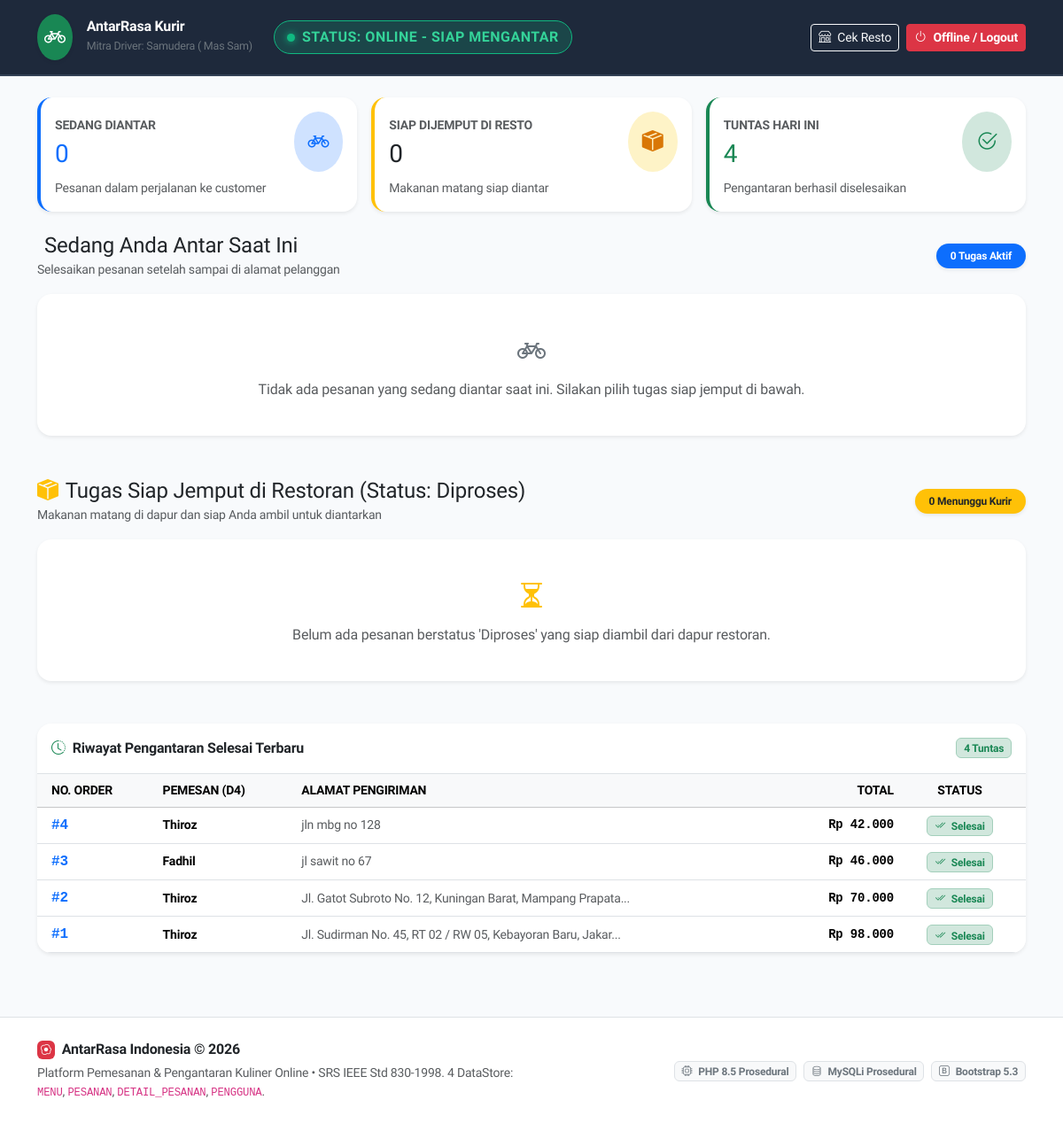
The app's page /driver.php (signed in) with its own data.
### tables this page shows
CREATE TABLE `pesanan` (
  `id_pesanan` int(11) NOT NULL AUTO_INCREMENT,
  `id_pengguna` int(11) DEFAULT NULL,
  `tanggal_pesanan` datetime NOT NULL DEFAULT current_timestamp(),
  `alamat_pengiriman` text NOT NULL,
  `total_harga` decimal(12,2) NOT NULL,
  `status_pesanan` varchar(30) NOT NULL DEFAULT 'Menunggu',
  PRIMARY KEY (`id_pesanan`),
  KEY `fk_pesanan_pengguna` (`id_pengguna`),
  CONSTRAINT `fk_pesanan_pengguna` FOREIGN KEY (`id_pengguna`) REFERENCES `pengguna` (`id_pengguna`) ON DELETE SET NULL ON UPDATE CASCADE
);

CREATE TABLE `pengguna` (
  `id_pengguna` int(11) NOT NULL AUTO_INCREMENT,
  `username` varchar(50) NOT NULL,
  `password` varchar(255) NOT NULL,
  `nama_lengkap` varchar(100) NOT NULL,
  `peran` varchar(20) NOT NULL DEFAULT 'customer',
  PRIMARY KEY (`id_pengguna`),
  UNIQUE KEY `username` (`username`),
  CONSTRAINT `chk_peran_pengguna` CHECK (`peran` in ('customer','merchant','driver','admin'))
);

### includes/functions_order.php (called while the page is built, shortened)
<?php
function ambil_semua_pesanan($conn, int $limit = 50, ?string $status_filter = null, ?int $id_pengguna = null): array
{
    $daftar = [];
    $sql = "SELECT p.id_pesanan, p.id_pengguna, p.tanggal_pesanan, p.alamat_pengiriman,
                   p.total_harga, p.status_pesanan,
                   u.nama_lengkap AS nama_pemesan, u.username AS username_pemesan
            FROM PESANAN p
            LEFT JOIN PENGGUNA u ON p.id_pengguna = u.id_pengguna";
    $conditions = [];
    $params = [];
    $types = "";
    if ($status_filter !== null && $status_filter !== '') {
        $conditions[] = "p.status_pesanan = ?";
        $params[] = $status_filter;
        $types .= "s";
    }
    if (!empty($conditions)) {
        $sql .= " WHERE " . implode(" AND ", $conditions);
    }
    $sql .= " ORDER BY p.id_pesanan DESC LIMIT ?";
    $params[] = $limit;
    $types .= "i";
    $stmt = mysqli_prepare($conn, $sql);
    mysqli_stmt_bind_param($stmt, $types, ...$params);
    mysqli_stmt_execute($stmt);
    $hasil = mysqli_stmt_get_result($stmt);
    if ($hasil !== false) {
        $daftar = mysqli_fetch_all($hasil, MYSQLI_ASSOC);
    }
    return $daftar;
}
function e(mixed $nilai): string
{
    return htmlspecialchars((string) ($nilai ?? ''), ENT_QUOTES, 'UTF-8');
}
function format_rupiah(float $nominal): string
{
    return 'Rp ' . number_format($nominal, 0, ',', '.');
}

### driver.php (the view, shortened to what this page needs)
<?php
require_once __DIR__ . '/config/database.php';
require_once __DIR__ . '/includes/functions_order.php';
$pesanan_siap_antar  = ambil_semua_pesanan($conn, 25, 'Diproses');
$pesanan_dalam_antar = ambil_semua_pesanan($conn, 25, 'Dikirim');
$pesanan_selesai     = ambil_semua_pesanan($conn, 15, 'Selesai');
require_once __DIR__ . '/includes/header.php';
?>
<div class="row g-3 mb-4">
    <div class="col-sm-4">
        <div class="card shadow-sm border-0 rounded-4 p-3 bg-white border-start border-4 border-primary">
            <div class="d-flex align-items-center justify-content-between">
                <div>
                    <span class="text-muted small fw-semibold text-uppercase">Sedang Diantar</span>
                    <h3 class="fw-extrabold text-primary mb-0 mt-1"><?= count($pesanan_dalam_antar) ?></h3>
                </div>
                <div class="bg-primary-subtle text-primary p-3 rounded-circle">
                    <i class="bi bi-bicycle fs-4"></i>
                </div>
            </div>
            <div class="text-muted small mt-2">Pesanan dalam perjalanan ke customer</div>
        </div>
    </div>
    <div class="col-sm-4">
        <div class="card shadow-sm border-0 rounded-4 p-3 bg-white border-start border-4 border-warning">
            <div class="d-flex align-items-center justify-content-between">
                <div>
                    <span class="text-muted small fw-semibold text-uppercase">Siap Dijemput di Resto</span>
                    <h3 class="fw-extrabold text-dark mb-0 mt-1"><?= count($pesanan_siap_antar) ?></h3>
                </div>
                <div class="p-3 rounded-circle" style="background-color: #fef3c7; color: #d97706;">
                    <i class="bi bi-box-seam-fill fs-4"></i>
                </div>
            </div>
            <div class="text-muted small mt-2">Makanan matang siap diantar</div>
        </div>
    </div>
    <div class="col-sm-4">
        <div class="card shadow-sm border-0 rounded-4 p-3 bg-white border-start border-4 border-success">
            <div class="d-flex align-items-center justify-content-between">
                <div>
                    <span class="text-muted small fw-semibold text-uppercase">Tuntas Hari Ini</span>
                    <h3 class="fw-extrabold text-success mb-0 mt-1"><?= count($pesanan_selesai) ?></h3>
                </div>
                <div class="bg-success-subtle text-success p-3 rounded-circle">
                    <i class="bi bi-check2-circle fs-4"></i>
                </div>
            </div>
            <div class="text-muted small mt-2">Pengantaran berhasil diselesaikan</div>
        </div>
    </div>
</div>
<div class="mb-5">
    <div class="d-flex justify-content-between align-items-center mb-3">
        <div>
            <h4 class="fw-extrabold text-dark mb-0 d-flex align-items-center">
                <i class="bi bi-navigation-fill text-primary me-2"></i> Sedang Anda Antar Saat Ini
            </h4>
            <small class="text-muted">Selesaikan pesanan setelah sampai di alamat pelanggan</small>
        </div>
        <span class="badge bg-primary text-white fw-bold px-3 py-2 rounded-pill shadow-sm">
            <?= count($pesanan_dalam_antar) ?> Tugas Aktif
        </span>
    </div>
    <?php if (empty($pesanan_dalam_antar)): ?>
        <div class="card shadow-sm border-0 rounded-4 p-4 text-center bg-white mb-4">
            <div class="text-muted py-3">
                <i class="bi bi-bicycle fs-2 d-block mb-2 text-secondary"></i>
                Tidak ada pesanan yang sedang diantar saat ini. Silakan pilih tugas siap jemput di bawah.
            </div>
        </div>
    <?php endif; ?>
</div>
<div class="mb-5">
    <div class="d-flex justify-content-between align-items-center mb-3">
        <div>
            <h4 class="fw-extrabold text-dark mb-0 d-flex align-items-center">
                <i class="bi bi-box-seam-fill text-warning me-2"></i> Tugas Siap Jemput di Restoran (Status: Diproses)
            </h4>
            <small class="text-muted">Makanan matang di dapur dan siap Anda ambil untuk diantarkan</small>
        </div>
        <span class="badge bg-warning text-dark fw-bold px-3 py-2 rounded-pill shadow-sm">
            <?= count($pesanan_siap_antar) ?> Menunggu Kurir
        </span>
    </div>
    <?php if (empty($pesanan_siap_antar)): ?>
        <div class="card shadow-sm border-0 rounded-4 p-4 text-center bg-white mb-4">
            <div class="text-muted py-3">
                <i class="bi bi-hourglass-split fs-2 d-block mb-2 text-warning"></i>
                Belum ada pesanan berstatus 'Diproses' yang siap diambil dari dapur restoran.
            </div>
        </div>
    <?php endif; ?>
</div>
<div class="card shadow-sm border-0 rounded-4 overflow-hidden bg-white">
    <div class="card-header bg-white py-3 border-bottom d-flex justify-content-between align-items-center">
        <div class="fw-bold text-dark fs-6">
            <i class="bi bi-clock-history me-2 text-success"></i>Riwayat Pengantaran Selesai Terbaru
        </div>
        <span class="badge bg-success-subtle text-success border border-success-subtle"><?= count($pesanan_selesai) ?> Tuntas</span>
    </div>
    <div class="table-responsive">
        <table class="table table-hover align-middle mb-0">
            <thead class="table-light small text-uppercase text-muted">
                <tr>
                    <th class="ps-3">No. Order</th>
                    <th>Pemesan (D4)</th>
                    <th>Alamat Pengiriman</th>
                    <th class="text-end">Total</th>
                    <th class="text-center pe-3">Status</th>
                </tr>
            </thead>
            <tbody>
                <?php if (empty($pesanan_selesai)): ?>
                    <tr>
                        <td colspan="5" class="text-center py-4 text-muted small">Belum ada riwayat pesanan selesai.</td>
                    </tr>
                <?php else: ?>
                    <?php foreach ($pesanan_selesai as $order): ?>
                        <tr>
                            <td class="ps-3 font-monospace fw-bold text-primary">#<?= (int)$order['id_pesanan'] ?></td>
                            <td class="small fw-semibold"><?= e($order['nama_pemesan'] ?? 'Tamu (Guest)') ?></td>
                            <td class="small text-muted"><?= e(mb_strimwidth((string)$order['alamat_pengiriman'], 0, 60, '...')) ?></td>
                            <td class="text-end font-monospace small fw-bold"><?= format_rupiah((float)$order['total_harga']) ?></td>
                            <td class="text-center pe-3">
                                <span class="badge bg-success-subtle text-success border border-success-subtle small">
                                    <i class="bi bi-check2-all me-1"></i> Selesai
                                </span>
                            </td>
                        </tr>
                    <?php endforeach; ?>
                <?php endif; ?>
            </tbody>
        </table>
    </div>
</div>
<?php
require_once __DIR__ . '/includes/footer.php';
?>

### assets/css/style.css (style rules this page uses)
:root { --cf-primary: #ee4d2d; --cf-primary-dark: #d73211; --cf-primary-light: #fff0ed; --cf-secondary: #ff5722; --cf-green: #00aa13; --cf-green-light: #e8f9eb; --mb-primary: #4f46e5; --mb-primary-dark: #3730a3; --mb-primary-light: #eef2ff; --mb-accent: #0ea5e9; --mb-warning: #f59e0b; --dr-dark: #0f172a; --dr-surface: #1e293b; --dr-green: #10b981; --dr-green-glow: rgba(16, 185, 129, 0.35); --dr-accent: #38bdf8; --ad-sidebar: #0f172a; --ad-sidebar-hover: #1e293b; --ad-sidebar-active: #334155; --ad-primary: #6366f1; --ad-border: #e2e8f0; --bg-main: #f8fafc; --text-heading: #0f172a; --text-body: #334155; --text-muted: #64748b; --card-bg: #ffffff; --border-color: #e2e8f0; --shadow-sm: 0 1px 3px rgba(0, 0, 0, 0.05); --shadow-md: 0 4px 15px rgba(0, 0, 0, 0.06); --shadow-lg: 0 10px 25px rgba(0, 0, 0, 0.08); }
body { font-family: 'Plus Jakarta Sans', system-ui, -apple-system, BlinkMacSystemFont, 'Segoe UI', Roboto, Helvetica, Arial, sans-serif; background-color: var(--bg-main); color: var(--text-body); min-height: 100vh; display: flex; flex-direction: column; letter-spacing: -0.2px; }

### records on screen
pesanan: id_pesanan "4", id_pengguna.nama_lengkap "Thiroz", alamat_pengiriman "jln mbg no 128", total_harga "Rp 42.000"
pesanan: id_pesanan "3", id_pengguna.nama_lengkap "Fadhil", alamat_pengiriman "jl sawit no 67", total_harga "Rp 46.000"
pesanan: id_pesanan "2", id_pengguna.nama_lengkap "Thiroz", alamat_pengiriman "Jl. Gatot Subroto No. 12, Kuningan Barat, Mampang Prapata...", total_harga "Rp 70.000"
pesanan: id_pesanan "1", id_pengguna.nama_lengkap "Thiroz", alamat_pengiriman "Jl. Sudirman No. 45, RT 02 / RW 05, Kebayoran Baru, Jakar...", total_harga "Rp 98.000"

### other values on screen
$pengguna_aktif['nama_lengkap'] "Samudera ( Mas Sam)"
count($pesanan_dalam_antar) "0"
count($pesanan_siap_antar) "0"
count($pesanan_selesai) "4"
